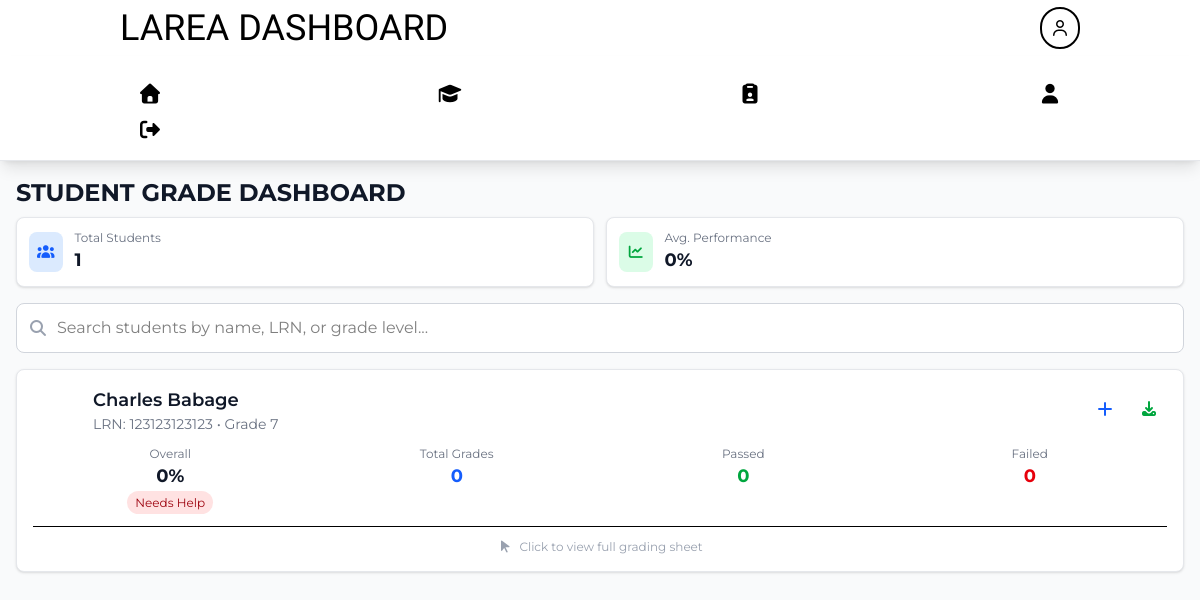
Page /users/grades.php on the earlier database version.
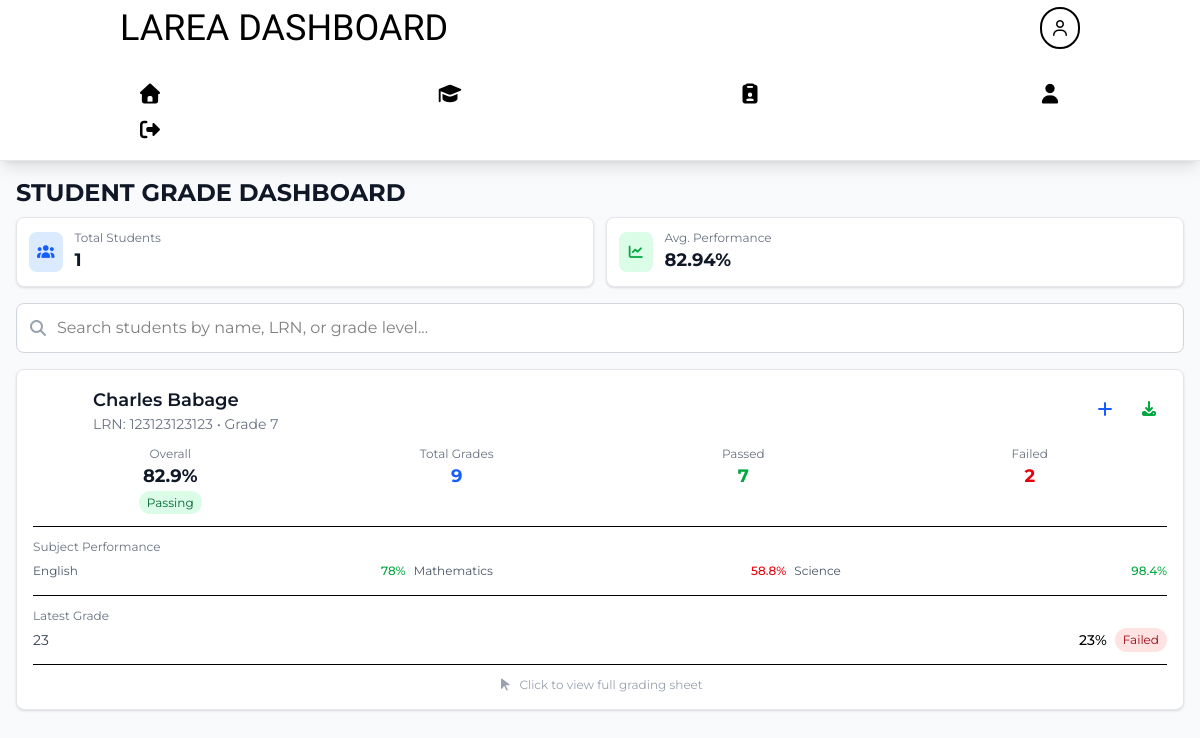
Same page on the later database version.
### tables this page shows
CREATE TABLE `students_tbl` (
  `id` int(12) NOT NULL,
  `Fname` varchar(100) NOT NULL,
  `Lname` varchar(100) NOT NULL,
  `Mname` varchar(100) NOT NULL,
  `GLevel` varchar(12) NOT NULL,
  `Course` varchar(100) NOT NULL,
  `LRN` bigint(12) NOT NULL,
  `photo_path` varchar(255) DEFAULT NULL
);

CREATE TABLE `grades_tbl` (
  `grade_id` int(11) NOT NULL,
  `student_id` int(11) NOT NULL,
  `LRN` bigint(12) NOT NULL,
  `subject` varchar(100) NOT NULL,
  `assessment_type` varchar(50) NOT NULL DEFAULT 'Quiz',
  `assessment_name` varchar(200) NOT NULL,
  `grade_value` decimal(5,2) NOT NULL,
  `max_points` decimal(5,2) NOT NULL DEFAULT 100.00,
  `percentage` decimal(5,2) NOT NULL,
  `grade_status` varchar(20) NOT NULL DEFAULT 'Passed',
  `grade_category` varchar(30) NOT NULL DEFAULT 'Satisfactory',
  `grading_period` varchar(20) NOT NULL DEFAULT '1st Quarter',
  `date_recorded` datetime NOT NULL DEFAULT current_timestamp(),
  `remarks` text DEFAULT NULL,
  `teacher_notes` text DEFAULT NULL
);

### users/functions/grade_functions.php (called while the page is built, shortened)
<?php
function getStudentGradeStatistics($student_id)
{
    $conn = conn();
    $stats = [];
    $sql = "SELECT AVG(percentage) as avg_percentage FROM grades_tbl WHERE student_id = ?";
    $stmt = mysqli_prepare($conn, $sql);
    mysqli_stmt_bind_param($stmt, "i", $student_id);
    mysqli_stmt_execute($stmt);
    $result = mysqli_stmt_get_result($stmt);
    $row = mysqli_fetch_assoc($result);
    $stats['overall_average'] = round($row['avg_percentage'] ?? 0, 2);
    $sql = "SELECT grade_status, COUNT(*) as count FROM grades_tbl WHERE student_id = ? GROUP BY grade_status";
    $stmt = mysqli_prepare($conn, $sql);
    mysqli_stmt_bind_param($stmt, "i", $student_id);
    mysqli_stmt_execute($stmt);
    $result = mysqli_stmt_get_result($stmt);
    while ($row = mysqli_fetch_assoc($result)) {
        $stats['status_' . strtolower($row['grade_status'])] = $row['count'];
    }
    $sql = "SELECT subject, AVG(percentage) as avg_percentage FROM grades_tbl WHERE student_id = ? GROUP BY subject";
    $stmt = mysqli_prepare($conn, $sql);
    mysqli_stmt_bind_param($stmt, "i", $student_id);
    mysqli_stmt_execute($stmt);
    $result = mysqli_stmt_get_result($stmt);
    $stats['subject_averages'] = [];
    while ($row = mysqli_fetch_assoc($result)) {
        $stats['subject_averages'][$row['subject']] = round($row['avg_percentage'], 2);
    }
    return $stats;
}
function getStudentSummary($student_id)
{
    $conn = conn();
    $sql = "SELECT * FROM students_tbl WHERE id = ?";
    $stmt = mysqli_prepare($conn, $sql);
    mysqli_stmt_bind_param($stmt, "i", $student_id);
    mysqli_stmt_execute($stmt);
    $result = mysqli_stmt_get_result($stmt);
    $student = mysqli_fetch_assoc($result);
    $stats = getStudentGradeStatistics($student_id);
    $sql = "SELECT COUNT(*) as total_grades FROM grades_tbl WHERE student_id = ?";
    $stmt = mysqli_prepare($conn, $sql);
    mysqli_stmt_bind_param($stmt, "i", $student_id);
    mysqli_stmt_execute($stmt);
    $result = mysqli_stmt_get_result($stmt);
    $row = mysqli_fetch_assoc($result);
    $stats['total_grades'] = $row['total_grades'];
    $sql = "SELECT assessment_name, percentage, grade_status FROM grades_tbl WHERE student_id = ? ORDER BY date_recorded DESC LIMIT 1";
    $stmt = mysqli_prepare($conn, $sql);
    mysqli_stmt_bind_param($stmt, "i", $student_id);
    mysqli_stmt_execute($stmt);
    $result = mysqli_stmt_get_result($stmt);
    $recent_grade = mysqli_fetch_assoc($result);
    $stats['recent_grade'] = $recent_grade;
    return array_merge($student, $stats);
}
function getAllStudentsWithSummaries()
{
    $conn = conn();
    $sql = "SELECT id, LRN, Fname, Lname, Mname, GLevel, Course FROM students_tbl ORDER BY Lname, Fname";
    $result = mysqli_query($conn, $sql);
    $students = [];
    if ($result && mysqli_num_rows($result) > 0) {
        while ($row = mysqli_fetch_assoc($result)) {
            $summary = getStudentSummary($row['id']);
            if ($summary) {
                $students[] = $summary;
            }
        }
    }
    return $students;
}
?>

### users/grades.php (the view, shortened to what the rows shown need)
<?php
include "functions/grade_functions.php";
$students = getAllStudentsWithSummaries();
?>
<?php include "../includes/header.php" ?>
<?php include "../includes/navbar.php" ?>
<main class="min-h-screen main-font bg-gray-50">
    <div class="px-4 pb-20">
        <div class="mb-4">
            <h1 class="text-2xl font-bold text-gray-900 mb-2">STUDENT GRADE DASHBOARD</h1>
        </div>
        <div class="space-y-4" id="studentsGrid">
            <?php if (!empty($students)) { ?>
                <?php foreach ($students as $student) { ?>
                    <div class="bg-white rounded-lg border border-gray-200 p-4 shadow-sm student-card cursor-pointer hover:shadow-md transition-shadow duration-200"
                        onclick="openStudentGradingSheet(<?= $student['id'] ?>, '<?= htmlspecialchars($student['Fname'] . ' ' . $student['Lname']) ?>')">
                        <div class="flex items-center justify-between mb-3">
                            <div class="flex items-center space-x-3">
                                <div
                                    class="w-12 h-12 bg-gradient-to-br from-blue-500 to-purple-600 rounded-full flex items-center justify-center">
                                    <span class="text-white font-bold text-lg">
                                    </span>
                                </div>
                                <div>
                                    <h3 class="text-lg font-semibold text-gray-900">
                                        <?= htmlspecialchars($student['Fname'] . ' ' . $student['Lname']) ?>
                                    </h3>
                                    <p class="text-sm text-gray-500">
                                        LRN: <?= htmlspecialchars($student['LRN']) ?> •
                                        <?= htmlspecialchars($student['GLevel']) ?>
                                    </p>
                                </div>
                            </div>
                            <div class="flex space-x-2">
                                <button
                                    onclick="event.stopPropagation(); addQuickGrade(<?= $student['id'] ?>, '<?= htmlspecialchars($student['Fname'] . ' ' . $student['Lname']) ?>')"
                                    class="text-blue-600 hover:text-blue-800 p-2 rounded-lg hover:bg-blue-50 transition-colors">
                                    <i class="fa-solid fa-plus"></i>
                                </button>
                                <button onclick="event.stopPropagation(); exportStudentGrades(<?= $student['id'] ?>)"
                                    class="text-green-600 hover:text-green-800 p-2 rounded-lg hover:bg-green-50 transition-colors">
                                    <i class="fa-solid fa-download"></i>
                                </button>
                            </div>
                        </div>
                        <div class="grid grid-cols-4 gap-3 mb-3">
                            <div class="text-center">
                                <p class="text-xs text-gray-500">Overall</p>
                                <p class="text-lg font-bold text-gray-900">
                                    <?= round($student['overall_average'] ?? 0, 1) ?>%
                                </p>
                                <span
                                    class="text-xs px-2 py-1 rounded-full
                                    <?= ($student['overall_average'] ?? 0) >= 60 ? 'bg-green-100 text-green-800' : 'bg-red-100 text-red-800' ?>">
                                    <?= ($student['overall_average'] ?? 0) >= 60 ? 'Passing' : 'Needs Help' ?>
                                </span>
                            </div>
                            <div class="text-center">
                                <p class="text-xs text-gray-500">Total Grades</p>
                                <p class="text-lg font-bold text-blue-600"><?= $student['total_grades'] ?? 0 ?></p>
                            </div>
                            <div class="text-center">
                                <p class="text-xs text-gray-500">Passed</p>
                                <p class="text-lg font-bold text-green-600"><?= $student['status_passed'] ?? 0 ?></p>
                            </div>
                            <div class="text-center">
                                <p class="text-xs text-gray-500">Failed</p>
                                <p class="text-lg font-bold text-red-600"><?= $student['status_failed'] ?? 0 ?></p>
                            </div>
                        </div>
                        <?php if (!empty($student['subject_averages'])) { ?>
                            <div class="border-t border-gray-100 pt-3">
                                <p class="text-xs text-gray-500 mb-2">Subject Performance</p>
                                <div class="flex flex-wrap gap-2">
                                    <?php foreach (array_slice($student['subject_averages'], 0, 3) as $subject => $average) { ?>
                                        <div class="flex-1 min-w-0">
                                            <div class="flex items-center justify-between">
                                                <span class="text-xs text-gray-600 truncate"><?= htmlspecialchars($subject) ?></span>
                                                <span
                                                    class="text-xs font-medium <?= $average >= 60 ? 'text-green-600' : 'text-red-600' ?>">
                                                    <?= round($average, 1) ?>%
                                                </span>
                                            </div>
                                        </div>
                                    <?php } ?>
                                </div>
                            </div>
                        <?php } ?>
                        <?php if (!empty($student['recent_grade'])) { ?>
                            <div class="border-t border-gray-100 pt-3 mt-3">
                                <p class="text-xs text-gray-500 mb-1">Latest Grade</p>
                                <div class="flex items-center justify-between">
                                    <span
                                        class="text-sm text-gray-700"><?= htmlspecialchars($student['recent_grade']['assessment_name']) ?></span>
                                    <div class="flex items-center space-x-2">
                                        <span
                                            class="text-sm font-medium"><?= round($student['recent_grade']['percentage'], 1) ?>%</span>
                                        <span
                                            class="text-xs px-2 py-1 rounded-full
                                            <?= $student['recent_grade']['grade_status'] === 'Passed' ? 'bg-green-100 text-green-800' : 'bg-red-100 text-red-800' ?>">
                                            <?= $student['recent_grade']['grade_status'] ?>
                                        </span>
                                    </div>
                                </div>
                            </div>
                        <?php } ?>
                        <div class="border-t border-gray-100 pt-3 mt-3 text-center">
                            <p class="text-xs text-gray-400">
                                <i class="fa-solid fa-mouse-pointer mr-1"></i>
                                Click to view full grading sheet
                            </p>
                        </div>
                    </div>
                <?php } ?>
            <?php } ?>
        </div>
    </div>
</main>
<?php include "../includes/footer.php" ?>

Differences in the rows shown:
computed for students_tbl "Charles Babage": overall_average "0" → "82.9"; total_grades "0" → "9"; status_passed "0" → "7"; status_failed "0" → "2"; text "Needs Help" → "Passing Subject Performance Latest Grade %"
added grades_tbl: assessment_name "23", percentage "23", grade_status "Failed"
Other differences:
$statistics['avg_percentage']: "0" → "82.94"
new list line: "English 78 %"
new list line: "Mathematics 58.8 %"
new list line: "Science 98.4 %"
